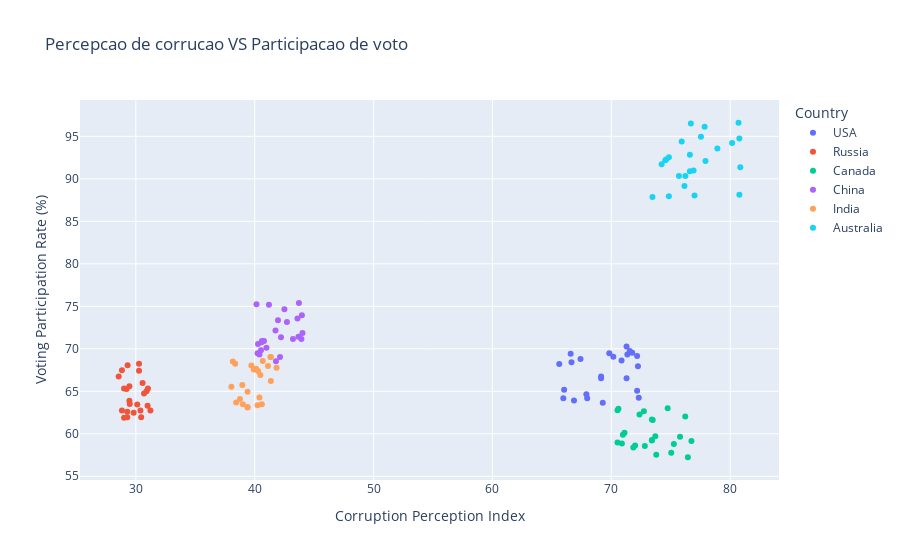

The cell this chart's notebook holds for it:
### Code cell
fig = px.scatter(df, x='Corruption Perception Index', y='Voting Participation Rate (%)', color='Country', hover_name='Country', title='Percepcao de corrucao VS Participacao de voto')
fig.show()

### Figure 1 — Plotly figure (JSON) as saved in the notebook; plotly's stock layout.template omitted (floating-point values rounded to 4 significant figures)
{"data": [{"hovertemplate": "<b>%{hovertext}</b><br><br>Country=USA<br>Corruption Perception Index=%{x}<br>Voting Participation Rate (%)=%{y}<extra></extra>", "hovertext": ["USA", "USA", "USA", "USA", "USA", "USA", "USA", "USA", "USA", "USA", "USA", "USA", "USA", "USA", "USA", "USA", "USA", "USA", "USA", "USA", "USA", "USA", "USA", "USA"], "legendgroup": "USA", "marker": {"color": "#636efa", "symbol": "circle"}, "mode": "markers", "name": "USA", "orientation": "v", "showlegend": true, "type": "scatter", "x": [67.41, 69.28, 71.35, 72.17, 69.14, 71.76, 66.86, 72.17, 67.97, 66.65, 72.31, 66.03, 66.58, 71.28, 71.55, 72.24, 69.14, 67.9, 70.86, 71.28, 65.96, 70.17, 69.83, 65.62], "xaxis": "x", "y": [68.81, 63.65, 69.34, 69.14, 66.73, 69.55, 63.92, 65.06, 64.19, 68.41, 64.25, 65.19, 69.41, 66.53, 69.75, 67.94, 66.53, 64.66, 68.61, 70.28, 64.19, 69.08, 69.48, 68.21], "yaxis": "y"}, {"hovertemplate": "<b>%{hovertext}</b><br><br>Country=Russia<br>Corruption Perception Index=%{x}<br>Voting Participation Rate (%)=%{y}<extra></extra>", "hovertext": ["Russia", "Russia", "Russia", "Russia", "Russia", "Russia", "Russia", "Russia", "Russia", "Russia", "Russia", "Russia", "Russia", "Russia", "Russia", "Russia", "Russia", "Russia", "Russia", "Russia", "Russia", "Russia", "Russia", "Russia"], "legendgroup": "Russia", "marker": {"color": "#EF553B", "symbol": "circle"}, "mode": "markers", "name": "Russia", "orientation": "v", "showlegend": true, "type": "scatter", "x": [30.9, 28.83, 30.69, 29.28, 29.01, 29.46, 30.57, 28.83, 29.22, 28.56, 30.39, 30.45, 29.28, 31.23, 29.49, 30.99, 30.12, 29.31, 30.27, 30.27, 29.82, 29.46, 29.01, 31.02], "xaxis": "x", "y": [65, 62.73, 64.74, 61.95, 65.33, 63.9, 65.97, 67.47, 65.26, 66.75, 62.73, 61.95, 62.59, 62.73, 63.51, 63.31, 63.44, 68.06, 68.25, 67.41, 62.47, 65.58, 61.88, 65.33], "yaxis": "y"}, {"hovertemplate": "<b>%{hovertext}</b><br><br>Country=Canada<br>Corruption Perception Index=%{x}<br>Voting Participation Rate (%)=%{y}<extra></extra>", "hovertext": ["Canada", "Canada", "Canada", "Canada", "Canada", "Canada", "Canada", "Canada", "Canada", "Canada", "Canada", "Canada", "Canada", "Canada", "Canada", "Canada", "Canada", "Canada", "Canada", "Canada", "Canada", "Canada", "Canada", "Canada"], "legendgroup": "Canada", "marker": {"color": "#00cc96", "symbol": "circle"}, "mode": "markers", "name": "Canada", "orientation": "v", "showlegend": true, "type": "scatter", "x": [74.74, 76.22, 70.6, 73.41, 76.74, 75.04, 73.78, 76.44, 75.78, 73.48, 71.85, 71.11, 72.82, 72, 73.41, 70.97, 75.26, 70.52, 70.52, 73.41, 72.74, 70.89, 73.7, 72.37], "xaxis": "x", "y": [63, 62.04, 62.94, 61.68, 59.16, 57.78, 57.54, 57.24, 59.64, 61.62, 58.38, 60.12, 58.56, 58.62, 59.28, 59.88, 58.8, 58.98, 62.76, 59.22, 62.64, 58.86, 59.7, 62.28], "yaxis": "y"}, {"hovertemplate": "<b>%{hovertext}</b><br><br>Country=China<br>Corruption Perception Index=%{x}<br>Voting Participation Rate (%)=%{y}<extra></extra>", "hovertext": ["China", "China", "China", "China", "China", "China", "China", "China", "China", "China", "China", "China", "China", "China", "China", "China", "China", "China", "China", "China", "China", "China", "China", "China"], "legendgroup": "China", "marker": {"color": "#ab63fa", "symbol": "circle"}, "mode": "markers", "name": "China", "orientation": "v", "showlegend": true, "type": "scatter", "x": [41.75, 42.5, 41.2, 41.79, 40.15, 42.71, 42.13, 41.96, 43.6, 40.28, 40.24, 43.72, 40.57, 44.02, 40.53, 40.99, 42.21, 40.78, 43.93, 40.4, 40.61, 43.68, 43.97, 43.22], "xaxis": "x", "y": [72.14, 74.66, 75.17, 68.54, 75.24, 73.15, 69.05, 73.37, 73.58, 70.56, 69.48, 75.38, 70.78, 71.86, 69.84, 70.13, 71.35, 70.92, 71.14, 69.34, 70.92, 71.42, 73.94, 71.14], "yaxis": "y"}, {"hovertemplate": "<b>%{hovertext}</b><br><br>Country=India<br>Corruption Perception Index=%{x}<br>Voting Participation Rate (%)=%{y}<extra></extra>", "hovertext": ["India", "India", "India", "India", "India", "India", "India", "India", "India", "India", "India", "India", "India", "India", "India", "India", "India", "India", "India", "India", "India", "India", "India", "India"], "legendgroup": "India", "marker": {"color": "#FFA15A", "symbol": "circle"}, "mode": "markers", "name": "India", "orientation": "v", "showlegend": true, "type": "scatter", "x": [40.12, 39.4, 40.68, 41.36, 38.36, 39.4, 38.76, 41.84, 41.12, 40.4, 41.32, 38.16, 40.24, 40.28, 39.4, 40.6, 39.72, 38.04, 39, 38.96, 40.48, 38.44, 39.92, 41.36], "xaxis": "x", "y": [67.65, 63.1, 68.57, 69.04, 68.24, 63.16, 64.09, 67.78, 67.98, 64.28, 69.04, 68.51, 63.36, 67.39, 64.94, 63.49, 68.05, 65.54, 63.49, 65.74, 66.92, 63.69, 67.58, 66.2], "yaxis": "y"}, {"hovertemplate": "<b>%{hovertext}</b><br><br>Country=Australia<br>Corruption Perception Index=%{x}<br>Voting Participation Rate (%)=%{y}<extra></extra>", "hovertext": ["Australia", "Australia", "Australia", "Australia", "Australia", "Australia", "Australia", "Australia", "Australia", "Australia", "Australia", "Australia", "Australia", "Australia", "Australia", "Australia", "Australia", "Australia", "Australia", "Australia", "Australia", "Australia", "Australia", "Australia"], "legendgroup": "Australia", "marker": {"color": "#19d3f3", "symbol": "circle"}, "mode": "markers", "name": "Australia", "orientation": "v", "showlegend": true, "type": "scatter", "x": [76.15, 77.54, 76.92, 74.84, 75.69, 77.92, 76.61, 80.77, 77, 80.16, 76.61, 74.61, 77.85, 73.46, 76.23, 74.84, 80.7, 80.85, 80.77, 74.23, 74.54, 76.69, 78.92, 75.92], "xaxis": "x", "y": [89.15, 94.94, 90.99, 92.55, 90.34, 92.09, 92.83, 94.76, 88.04, 94.21, 90.9, 92.28, 96.14, 87.86, 90.34, 87.95, 96.6, 91.36, 88.14, 91.72, 92.18, 96.51, 93.56, 94.39], "yaxis": "y"}], "layout": {"autosize": true, "legend": {"title": {"text": "Country"}, "tracegroupgap": 0}, "title": {"text": "Percepcao de corrucao VS Participacao de voto"}, "xaxis": {"anchor": "y", "autorange": true, "domain": [0, 1], "range": [25.39, 84.02], "title": {"text": "Corruption Perception Index"}, "type": "linear"}, "yaxis": {"anchor": "x", "autorange": true, "domain": [0, 1], "range": [53.99, 99.85], "title": {"text": "Voting Participation Rate (%)"}, "type": "linear"}}}
